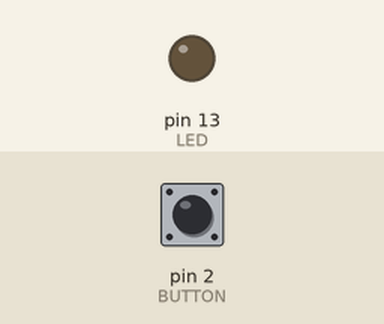
Simulated run of this sketch. Board: Arduino Uno, built with avr-gcc and run on an emulated ATmega328P. Parts: output pins drawn as LEDs (lit = HIGH). Inputs (shaded band) come from the test bench; at power-on: pin 2 (BUTTON) HIGH.

Above: at 1.2 s.
1.3 s: pin 2 (BUTTON) pulled LOW for 0.15 s
At 1.37 s:
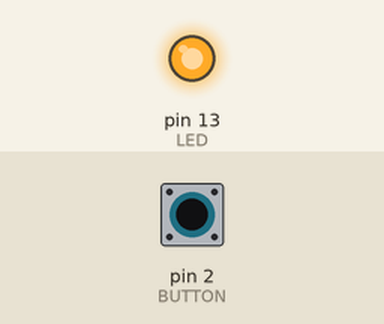
2.9 s: pin 2 (BUTTON) pulled LOW for 3.2 s
At 6.5 s:
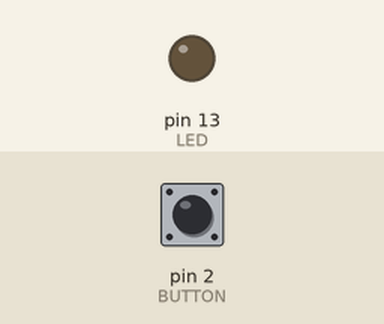
Timing chart, 0 to 8.0 s (numbered marks = the images above; inputs shaded):
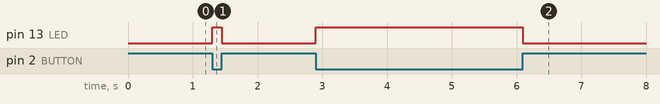

Measured:
- after the input at 1.3 s, pin 13 (LED): LOW → HIGH at once, → LOW 0.15 s later
- after the input at 2.9 s, pin 13 (LED): LOW → HIGH at once, → LOW 3.2 s later

The sketch:

Button.ino
```cpp
const int LED = 13;
const int BUTTON = 2;
int buttonState = 0;
//Raudonas - GND
//Zalias - pin (2)
//Juodas niekur?

void setup() {
  // put your setup code here, to run once:
  pinMode(LED, OUTPUT);
  pinMode(BUTTON, INPUT_PULLUP);
}

void loop() {
  // put your main code here, to run repeatedly:
  buttonState = digitalRead(BUTTON);
  if(buttonState == LOW)
  digitalWrite(LED, HIGH);
  else
  digitalWrite(LED, LOW);
}
```
